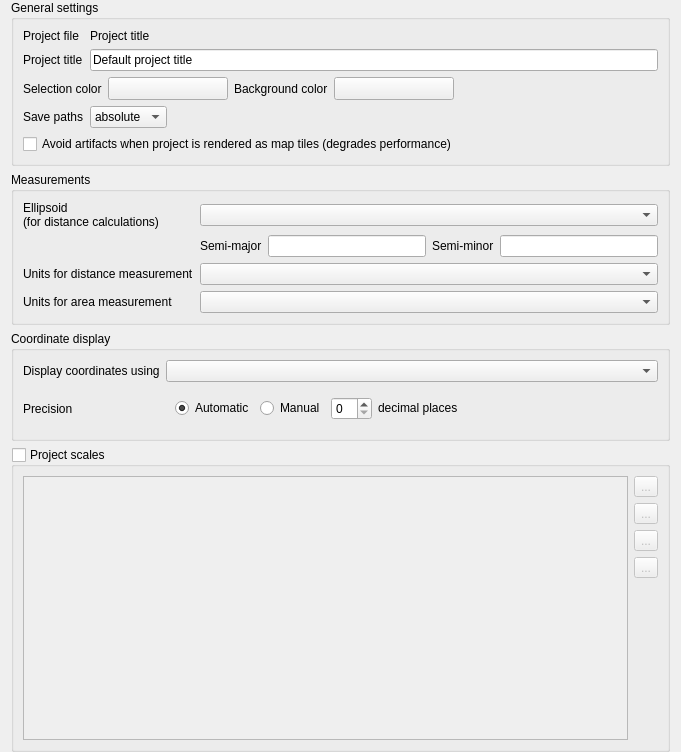
             <widget class="QWidget" name="scrollAreaWidgetContents_2">
              <property name="geometry">
               <rect>
                <x>0</x>
                <y>0</y>
                <width>681</width>
                <height>752</height>
               </rect>
              </property>
              <layout class="QVBoxLayout" name="verticalLayout_8">
               <property name="topMargin">
                <number>0</number>
               </property>
               <property name="bottomMargin">
                <number>0</number>
               </property>
               <item>
                <widget class="QgsCollapsibleGroupBox" name="titleBox">
                 <property name="title">
                  <string>General settings</string>
                 </property>
                 <property name="syncGroup" stdset="0">
                  <string notr="true">projgeneral</string>
                 </property>
                 <layout class="QGridLayout" name="gridLayout_26">
                  <item row="2" column="0" colspan="4">
                   <layout class="QHBoxLayout" name="horizontalLayout_5">
                    <item>
                     <widget class="QLabel" name="textLabel1">
                      <property name="sizePolicy">
                       <sizepolicy hsizetype="Maximum" vsizetype="Preferred">
                        <horstretch>0</horstretch>
                        <verstretch>0</verstretch>
                       </sizepolicy>
                      </property>
                      <property name="text">
                       <string>Selection color</string>
                      </property>
                      <property name="buddy">
                       <cstring>pbnSelectionColor</cstring>
                      </property>
                     </widget>
                    </item>
                    <item>
                     <widget class="QgsColorButtonV2" name="pbnSelectionColor">
                      <property name="minimumSize">
                       <size>
                        <width>120</width>
                        <height>0</height>
                       </size>
                      </property>
                      <property name="maximumSize">
                       <size>
                        <width>120</width>
                        <height>16777215</height>
                       </size>
                      </property>
                      <property name="text">
                       <string/>
                      </property>
                     </widget>
                    </item>
                    <item>
                     <widget class="QLabel" name="label">
                      <property name="sizePolicy">
                       <sizepolicy hsizetype="Maximum" vsizetype="Preferred">
                        <horstretch>0</horstretch>
                        <verstretch>0</verstretch>
                       </sizepolicy>
                      </property>
                      <property name="text">
                       <string>Background color</string>
                      </property>
                      <property name="buddy">
                       <cstring>pbnCanvasColor</cstring>
                      </property>
                     </widget>
                    </item>
                    <item>
                     <widget class="QgsColorButtonV2" name="pbnCanvasColor">
                      <property name="minimumSize">
                       <size>
                        <width>120</width>
                        <height>0</height>
                       </size>
                      </property>
                      <property name="maximumSize">
                       <size>
                        <width>120</width>
                        <height>16777215</height>
                       </size>
                      </property>
                      <property name="text">
                       <string/>
                      </property>
                     </widget>
                    </item>
                    <item>
                     <spacer name="horizontalSpacer_4">
                      <property name="orientation">
                       <enum>Qt::Horizontal</enum>
                      </property>
                      <property name="sizeHint" stdset="0">
                       <size>
                        <width>40</width>
                        <height>20</height>
                       </size>
                      </property>
                     </spacer>
                    </item>
                   </layout>
                  </item>
                  <item row="3" column="0">
                   <widget class="QLabel" name="label_3">
                    <property name="sizePolicy">
                     <sizepolicy hsizetype="Maximum" vsizetype="Preferred">
                      <horstretch>0</horstretch>
                      <verstretch>0</verstretch>
                     </sizepolicy>
                    </property>
                    <property name="text">
                     <string>Save paths</string>
                    </property>
                    <property name="buddy">
                     <cstring>cbxAbsolutePath</cstring>
                    </property>
                   </widget>
                  </item>
                  <item row="1" column="1" colspan="3">
                   <widget class="QLineEdit" name="titleEdit">
                    <property name="toolTip">
                     <string>Descriptive project name</string>
                    </property>
                    <property name="text">
                     <string>Default project title</string>
                    </property>
                   </widget>
                  </item>
                  <item row="1" column="0">
                   <widget class="QLabel" name="label_2">
                    <property name="sizePolicy">
                     <sizepolicy hsizetype="Maximum" vsizetype="Preferred">
                      <horstretch>0</horstretch>
                      <verstretch>0</verstretch>
                     </sizepolicy>
                    </property>
                    <property name="text">
                     <string>Project title</string>
                    </property>
                    <property name="buddy">
                     <cstring>projectFileName</cstring>
                    </property>
                   </widget>
                  </item>
                  <item row="0" column="0">
                   <widget class="QLabel" name="label_4">
                    <property name="sizePolicy">
                     <sizepolicy hsizetype="Maximum" vsizetype="Preferred">
                      <horstretch>0</horstretch>
                      <verstretch>0</verstretch>
                     </sizepolicy>
                    </property>
                    <property name="text">
                     <string>Project file</string>
                    </property>
                    <property name="buddy">
                     <cstring>titleEdit</cstring>
                    </property>
                   </widget>
                  </item>
                  <item row="0" column="1">
                   <widget class="QLabel" name="projectFileName">
                    <property name="sizePolicy">
                     <sizepolicy hsizetype="Maximum" vsizetype="Preferred">
                      <horstretch>0</horstretch>
                      <verstretch>0</verstretch>
                     </sizepolicy>
                    </property>
                    <property name="text">
                     <string>Project title</string>
                    </property>
                    <property name="buddy">
                     <cstring>titleEdit</cstring>
                    </property>
                   </widget>
                  </item>
                  <item row="3" column="2" colspan="2">
                   <spacer>
                    <property name="orientation">
                     <enum>Qt::Horizontal</enum>
                    </property>
                    <property name="sizeHint" stdset="0">
                     <size>
                      <width>40</width>
                      <height>20</height>
                     </size>
                    </property>
                   </spacer>
                  </item>
                  <item row="3" column="1">
                   <widget class="QComboBox" name="cbxAbsolutePath">
                    <item>
                     <property name="text">
                      <string>absolute</string>
                     </property>
                    </item>
                    <item>
                     <property name="text">
                      <string>relative</string>
                     </property>
                    </item>
                   </widget>
                  </item>
                  <item row="4" column="0" colspan="4">
                   <widget class="QCheckBox" name="mMapTileRenderingCheckBox">
                    <property name="toolTip">
                     <string>Checking this setting avoids visible edge artifacts when rendering this project as separate map tiles. Rendering performance will be degraded.</string>
                    </property>
                    <property name="text">
                     <string>Avoid artifacts when project is rendered as map tiles (degrades performance)</string>
                    </property>
                   </widget>
                  </item>
                 </layout>
                </widget>
               </item>
               <item>
                <widget class="QgsCollapsibleGroupBox" name="btnGrpMeasureEllipsoid">
                 <property name="title">
                  <string>Measurements</string>
                 </property>
                 <property name="syncGroup" stdset="0">
                  <string notr="true">projgeneral</string>
                 </property>
                 <layout class="QGridLayout" name="gridLayoutMeasureTool">
                  <item row="0" column="0">
                   <widget class="QLabel" name="textLabel1_8">
                    <property name="text">
                     <string>Ellipsoid
(for distance calculations)</string>
                    </property>
                   </widget>
                  </item>
                  <item row="2" column="1" colspan="4">
                   <widget class="QComboBox" name="mDistanceUnitsCombo"/>
                  </item>
                  <item row="1" column="1">
                   <widget class="QLabel" name="label_41">
                    <property name="text">
                     <string>Semi-major</string>
                    </property>
                   </widget>
                  </item>
                  <item row="2" column="0">
                   <widget class="QLabel" name="label_28">
                    <property name="text">
                     <string>Units for distance measurement</string>
                    </property>
                   </widget>
                  </item>
                  <item row="0" column="1" colspan="4">
                   <widget class="QComboBox" name="cmbEllipsoid"/>
                  </item>
                  <item row="1" column="4">
                   <widget class="QLineEdit" name="leSemiMinor"/>
                  </item>
                  <item row="1" column="2">
                   <widget class="QLineEdit" name="leSemiMajor"/>
                  </item>
                  <item row="1" column="3">
                   <widget class="QLabel" name="label_42">
                    <property name="text">
                     <string>Semi-minor</string>
                    </property>
                   </widget>
                  </item>
                  <item row="3" column="0">
                   <widget class="QLabel" name="label_29">
                    <property name="text">
                     <string>Units for area measurement</string>
                    </property>
                   </widget>
                  </item>
                  <item row="3" column="1" colspan="4">
                   <widget class="QComboBox" name="mAreaUnitsCombo"/>
                  </item>
                 </layout>
                </widget>
               </item>
               <item>
                <widget class="QgsCollapsibleGroupBox" name="mCoordinateDisplayGroup">
                 <property name="sizePolicy">
                  <sizepolicy hsizetype="Preferred" vsizetype="Maximum">
                   <horstretch>0</horstretch>
                   <verstretch>0</verstretch>
                  </sizepolicy>
                 </property>
                 <property name="title">
                  <string>Coordinate display</string>
                 </property>
                 <property name="syncGroup" stdset="0">
                  <string notr="true">projgeneral</string>
                 </property>
                 <layout class="QGridLayout" name="gridLayout_18">
                  <item row="1" column="0">
                   <widget class="QLabel" name="label_26">
                    <property name="text">
                     <string>Precision</string>
                    </property>
                   </widget>
                  </item>
                  <item row="0" column="0">
                   <widget class="QLabel" name="label_25">
                    <property name="text">
                     <string>Display coordinates using</string>
                    </property>
                   </widget>
                  </item>
                  <item row="0" column="1">
                   <widget class="QComboBox" name="mCoordinateDisplayComboBox"/>
                  </item>
                  <item row="1" column="1">
                   <widget class="QFrame" name="mFramePrecision">
                    <layout class="QHBoxLayout" name="horizontalLayout_12">
                     <item>
                      <widget class="QRadioButton" name="radAutomatic">
                       <property name="toolTip">
                        <string>Automatically sets the number of decimal places to use when displaying coordinates</string>
                       </property>
                       <property name="text">
                        <string>Automatic</string>
                       </property>
                       <property name="checked">
                        <bool>true</bool>
                       </property>
                      </widget>
                     </item>
                     <item>
                      <widget class="QRadioButton" name="radManual">
                       <property name="toolTip">
                        <string>Manually set the number of decimal places to use when displaying coordinates</string>
                       </property>
                       <property name="text">
                        <string>Manual</string>
                       </property>
                      </widget>
                     </item>
                     <item>
                      <widget class="QSpinBox" name="spinBoxDP">
                       <property name="toolTip">
                        <string>The number of decimal places for the manual option</string>
                       </property>
                      </widget>
                     </item>
                     <item>
                      <widget class="QLabel" name="labelDP">
                       <property name="sizePolicy">
                        <sizepolicy hsizetype="MinimumExpanding" vsizetype="Fixed">
                         <horstretch>0</horstretch>
                         <verstretch>0</verstretch>
                        </sizepolicy>
                       </property>
                       <property name="text">
                        <string>decimal places</string>
                       </property>
                      </widget>
                     </item>
                    </layout>
                   </widget>
                  </item>
                 </layout>
                </widget>
               </item>
               <item>
                <widget class="QgsCollapsibleGroupBox" name="grpProjectScales">
                 <property name="sizePolicy">
                  <sizepolicy hsizetype="Preferred" vsizetype="Expanding">
                   <horstretch>0</horstretch>
                   <verstretch>3</verstretch>
                  </sizepolicy>
                 </property>
                 <property name="title">
                  <string>Project scales</string>
                 </property>
                 <property name="checkable">
                  <bool>true</bool>
                 </property>
                 <property name="checked">
                  <bool>false</bool>
                 </property>
                 <property name="syncGroup" stdset="0">
                  <string notr="true">projgeneral</string>
                 </property>
                 <layout class="QGridLayout" name="gridLayout_7">
                  <item row="0" column="0">
                   <widget class="QListWidget" name="lstScales"/>
                  </item>
                  <item row="0" column="1">
                   <layout class="QVBoxLayout" name="verticalLayout_4">
                    <item>
                     <widget class="QToolButton" name="pbnAddScale">
                      <property name="text">
                       <string>...</string>
                      </property>
                      <property name="icon">
                       <iconset>
                        <normaloff>:/images/themes/default/symbologyAdd.svg</normaloff>:/images/themes/default/symbologyAdd.svg</iconset>
                      </property>
                     </widget>
                    </item>
                    <item>
                     <widget class="QToolButton" name="pbnRemoveScale">
                      <property name="text">
                       <string>...</string>
                      </property>
                      <property name="icon">
                       <iconset>
                        <normaloff>:/images/themes/default/symbologyRemove.svg</normaloff>:/images/themes/default/symbologyRemove.svg</iconset>
                      </property>
                     </widget>
                    </item>
                    <item>
                     <widget class="QToolButton" name="pbnImportScales">
                      <property name="text">
                       <string>...</string>
                      </property>
                      <property name="icon">
                       <iconset>
                        <normaloff>:/images/themes/default/mActionFileOpen.svg</normaloff>:/images/themes/default/mActionFileOpen.svg</iconset>
                      </property>
                     </widget>
                    </item>
                    <item>
                     <widget class="QToolButton" name="pbnExportScales">
                      <property name="text">
                       <string>...</string>
                      </property>
                      <property name="icon">
                       <iconset>
                        <normaloff>:/images/themes/default/mActionFileSave.svg</normaloff>:/images/themes/default/mActionFileSave.svg</iconset>
                      </property>
                     </widget>
                    </item>
                    <item>
                     <spacer name="verticalSpacer">
                      <property name="orientation">
                       <enum>Qt::Vertical</enum>
                      </property>
                      <property name="sizeHint" stdset="0">
                       <size>
                        <width>20</width>
                        <height>40</height>
                       </size>
                      </property>
                     </spacer>
                    </item>
                   </layout>
                  </item>
                 </layout>
                </widget>
               </item>
               <item>
                <spacer name="verticalSpacer_5">
                 <property name="orientation">
                  <enum>Qt::Vertical</enum>
                 </property>
                 <property name="sizeHint" stdset="0">
                  <size>
                   <width>20</width>
                   <height>0</height>
                  </size>
                 </property>
                </spacer>
               </item>
              </layout>
             </widget>
